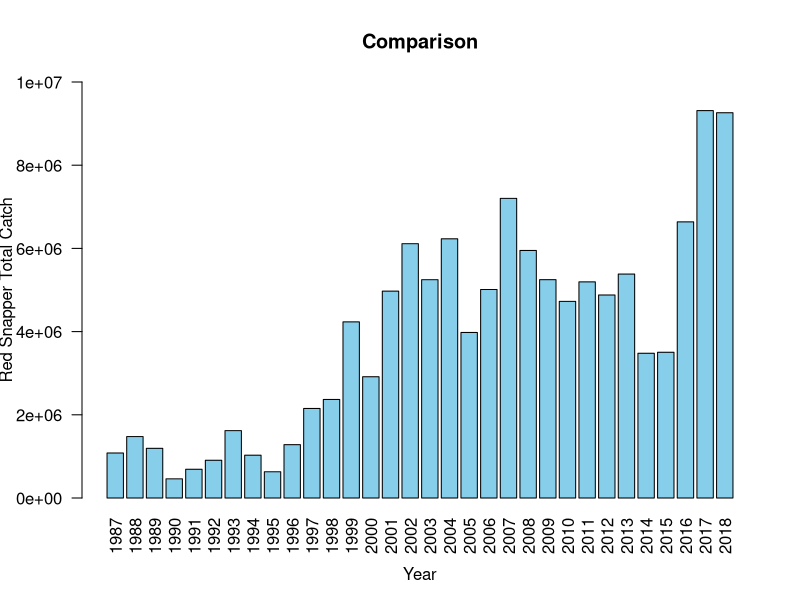
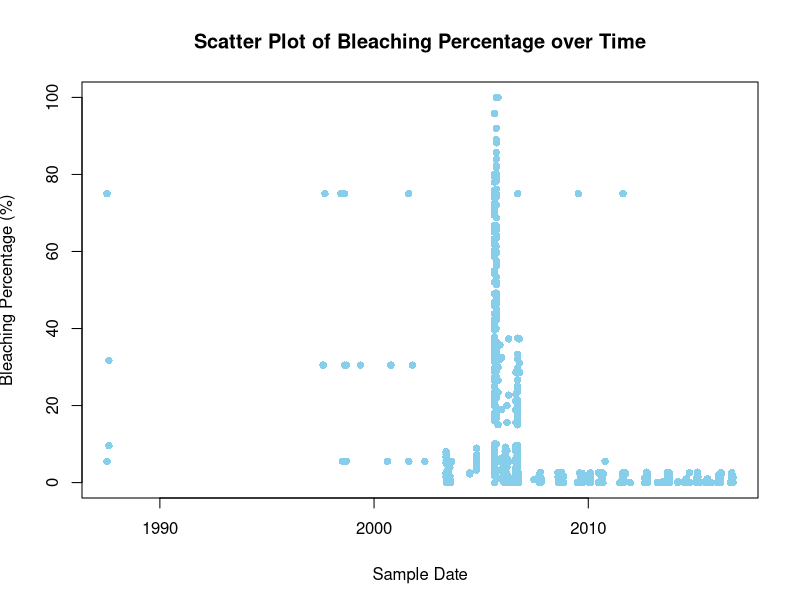
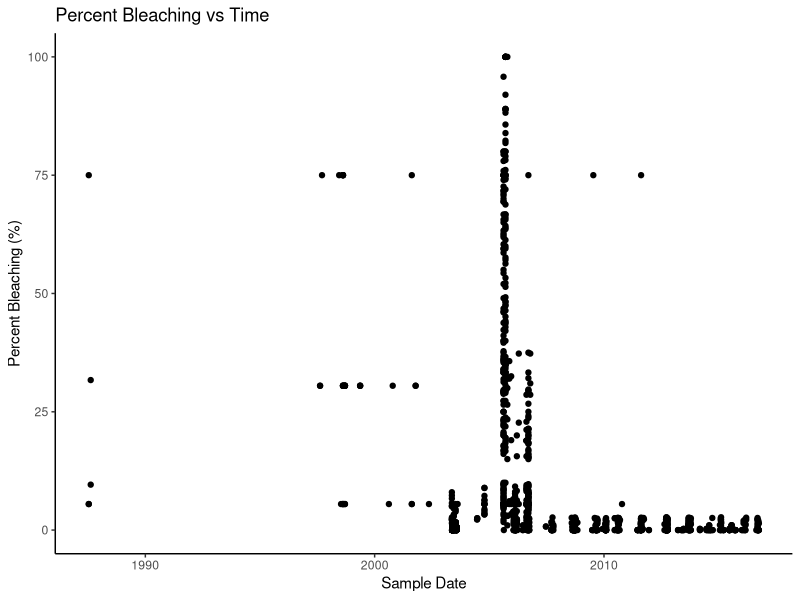

Write R code to recreate these figures, in order.
#Moannas: coral bleaching correlation w reef/pelagic fish population in Florida & affect on food chain

################################################################################################################
#RedSnapper 
#Data
RedSnapper <- read.csv("SPICE_MarineFisheries_Reef - RedSnapper.csv")

###Plot a Bar graph for Year and Total Catch
##https://stackoverflow.com/questions/60805759/how-to-move-y-axis-labels-away-from-r-plot-using-lapply-in-r
##https://www.statology.org/ggplot-axis-label-position/

par(mgp = c(3.3, 1, 0))
RSplot <- barplot(RedSnapper$TotalCatch,
                  names.arg = RedSnapper$Year,
                  main = "Comparison",
                  xlab = "Year",
                  ylab = "Red Snapper Total Catch",
                  ylim = c(0, 10000000),
                  col = "skyblue",  # Change color of bars if desired
                  border = "black",  # Add black borders around bars for clarity
                  las = 2  # Rotate x-axis labels vertically for better readability
)

################################################################################################################
Global_Bleaching <- read.csv("Global_Coral_Bleaching_Florida.csv")

###Cleaning Up the Data
#Combining columns to have one column that shows MDY (no individual columns)
library(tidyverse)
Global_Bleaching <- Global_Bleaching %>%
  unite("SampleDate", Date_Day, Date_Month, Date_Year, sep = "-")

#Recognizing 'SampleDate' within the function dmy()
Global_Bleaching$SampleDate <- dmy(Global_Bleaching$SampleDate)
class(Global_Bleaching$SampleDate)

#Scatterplot for Date vs Percent Bleaching
Bleachplot <- plot(Global_Bleaching$SampleDate, Global_Bleaching$Percent_Bleaching,
                   main = "Scatter Plot of Bleaching Percentage over Time",
                   xlab = "Sample Date",
                   ylab = "Bleaching Percentage (%)",
                   pch = 16,  # Change shape of points
                   col = "skyblue"  # Change color of points
)

#Checking class of Percent_Bleaching column 
class(Global_Bleaching$Percent_Bleaching) #class: character

#Changing class of Percent_Bleaching column to numeric!
Global_Bleaching <- Global_Bleaching %>%
  mutate(Percent_Bleaching = as.numeric(Percent_Bleaching))

class(Global_Bleaching$Percent_Bleaching) #check, class is now numeric

#Data Vis
ggplot(Global_Bleaching, aes(x=SampleDate, y=Percent_Bleaching)) +
  geom_point()+
  labs(title="Percent Bleaching vs Time",
       x="Sample Date", y = "Percent Bleaching (%)")+
  theme_classic()

justPctBleaching <- select(Global_Bleaching, Percent_Bleaching)
pctBleachingNAs <- filter(justPctBleaching, is.na(Percent_Bleaching)) #34 NA rows
